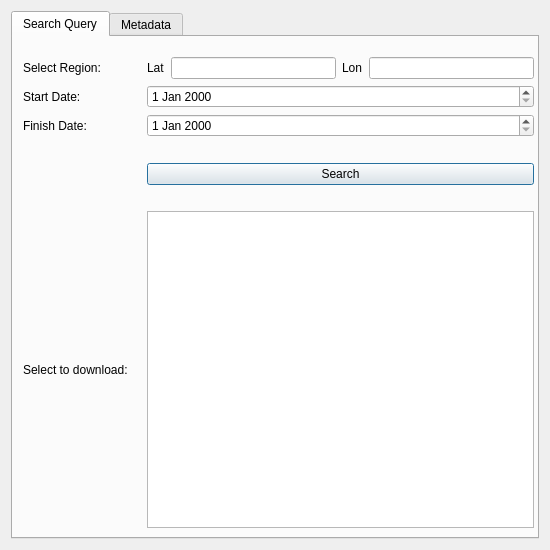
<?xml version="1.0" encoding="UTF-8"?>
<ui version="4.0">
 <class>SentinelDownloaderDialogBase</class>
 <widget class="QDialog" name="SentinelDownloaderDialogBase">
  <property name="geometry">
   <rect>
    <x>0</x>
    <y>0</y>
    <width>550</width>
    <height>550</height>
   </rect>
  </property>
  <property name="minimumSize">
   <size>
    <width>550</width>
    <height>550</height>
   </size>
  </property>
  <property name="maximumSize">
   <size>
    <width>550</width>
    <height>550</height>
   </size>
  </property>
  <property name="windowTitle">
   <string>Sentinel1 Downloader</string>
  </property>
  <layout class="QGridLayout" name="gridLayout">
   <item row="0" column="0">
    <widget class="QTabWidget" name="tabWidget">
     <property name="currentIndex">
      <number>0</number>
     </property>
     <widget class="QWidget" name="attribute_select">
      <attribute name="title">
       <string>Search Query</string>
      </attribute>
      <widget class="QWidget" name="gridLayoutWidget">
       <property name="geometry">
        <rect>
         <x>10</x>
         <y>0</y>
         <width>511</width>
         <height>491</height>
        </rect>
       </property>
       <layout class="QGridLayout" name="gridLayout_2">
        <item row="2" column="0">
         <widget class="QLabel" name="start_d">
          <property name="text">
           <string>Start Date:</string>
          </property>
         </widget>
        </item>
        <item row="2" column="2">
         <widget class="QDateEdit" name="start_Edit"/>
        </item>
        <item row="3" column="2">
         <widget class="QDateEdit" name="end_Edit"/>
        </item>
        <item row="3" column="0">
         <widget class="QLabel" name="date_f">
          <property name="text">
           <string>Finish Date:</string>
          </property>
         </widget>
        </item>
        <item row="8" column="0">
         <widget class="QLabel" name="down_list">
          <property name="text">
           <string>Select to download:</string>
          </property>
         </widget>
        </item>
        <item row="1" column="0">
         <widget class="QLabel" name="region_label">
          <property name="text">
           <string>Select Region:</string>
          </property>
         </widget>
        </item>
        <item row="6" column="2">
         <widget class="QPushButton" name="search_Button">
          <property name="sizePolicy">
           <sizepolicy hsizetype="Preferred" vsizetype="Fixed">
            <horstretch>0</horstretch>
            <verstretch>0</verstretch>
           </sizepolicy>
          </property>
          <property name="text">
           <string>Search</string>
          </property>
         </widget>
        </item>
        <item row="7" column="2">
         <widget class="QLabel" name="result_label">
          <property name="text">
           <string/>
          </property>
         </widget>
        </item>
        <item row="0" column="0">
         <spacer name="verticalSpacer">
          <property name="orientation">
           <enum>Qt::Vertical</enum>
          </property>
          <property name="sizeType">
           <enum>QSizePolicy::Fixed</enum>
          </property>
          <property name="sizeHint" stdset="0">
           <size>
            <width>20</width>
            <height>20</height>
           </size>
          </property>
         </spacer>
        </item>
        <item row="5" column="1">
         <widget class="QLabel" name="perc_label">
          <property name="layoutDirection">
           <enum>Qt::LeftToRight</enum>
          </property>
          <property name="text">
           <string/>
          </property>
          <property name="alignment">
           <set>Qt::AlignCenter</set>
          </property>
         </widget>
        </item>
        <item row="8" column="2">
         <widget class="QListView" name="listView"/>
        </item>
        <item row="1" column="2">
         <layout class="QHBoxLayout" name="horizontalLayout">
          <item>
           <widget class="QLabel" name="label">
            <property name="text">
             <string>Lat</string>
            </property>
           </widget>
          </item>
          <item>
           <widget class="QLineEdit" name="lat_edit"/>
          </item>
          <item>
           <widget class="QLabel" name="label_2">
            <property name="text">
             <string>Lon</string>
            </property>
           </widget>
          </item>
          <item>
           <widget class="QLineEdit" name="long_edit"/>
          </item>
         </layout>
        </item>
       </layout>
      </widget>
     </widget>
     <widget class="QWidget" name="spatial_select">
      <attribute name="title">
       <string>Metadata</string>
      </attribute>
      <widget class="QWidget" name="gridLayoutWidget_2">
       <property name="geometry">
        <rect>
         <x>0</x>
         <y>0</y>
         <width>521</width>
         <height>461</height>
        </rect>
       </property>
       <layout class="QGridLayout" name="gridLayout_3">
        <property name="leftMargin">
         <number>10</number>
        </property>
        <property name="topMargin">
         <number>10</number>
        </property>
        <property name="rightMargin">
         <number>10</number>
        </property>
        <property name="bottomMargin">
         <number>10</number>
        </property>
        <item row="0" column="0">
         <widget class="QLabel" name="label_3">
          <property name="text">
           <string>Metadata:</string>
          </property>
         </widget>
        </item>
        <item row="1" column="0">
         <widget class="QLabel" name="label_4">
          <property name="text">
           <string>Preview:</string>
          </property>
         </widget>
        </item>
        <item row="1" column="1">
         <widget class="QLabel" name="preview_img">
          <property name="minimumSize">
           <size>
            <width>300</width>
            <height>250</height>
           </size>
          </property>
          <property name="maximumSize">
           <size>
            <width>300</width>
            <height>2500</height>
           </size>
          </property>
          <property name="text">
           <string/>
          </property>
         </widget>
        </item>
        <item row="2" column="1">
         <widget class="QPushButton" name="down_btn">
          <property name="text">
           <string>Download</string>
          </property>
         </widget>
        </item>
        <item row="0" column="1">
         <widget class="QLabel" name="label_metadata">
          <property name="minimumSize">
           <size>
            <width>400</width>
            <height>0</height>
           </size>
          </property>
          <property name="maximumSize">
           <size>
            <width>400</width>
            <height>16777215</height>
           </size>
          </property>
          <property name="text">
           <string/>
          </property>
         </widget>
        </item>
       </layout>
      </widget>
     </widget>
    </widget>
   </item>
  </layout>
 </widget>
 <resources/>
 <connections/>
</ui>
